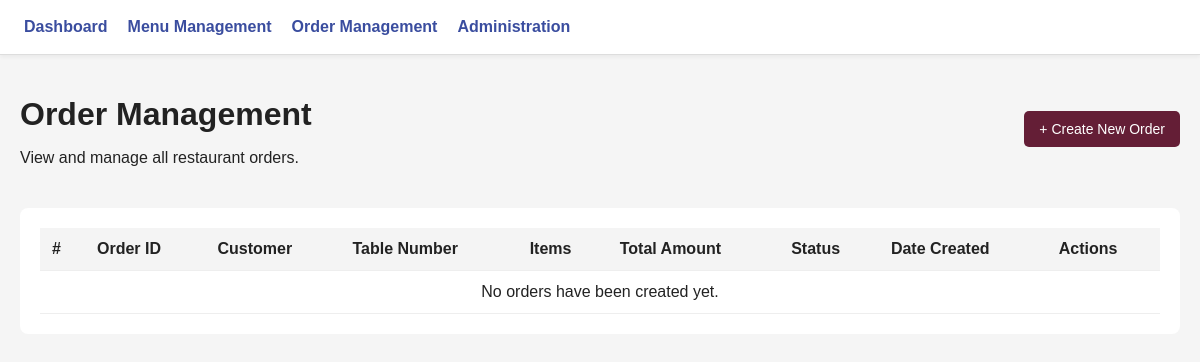
/orders/, run on an earlier commit of the app's database.
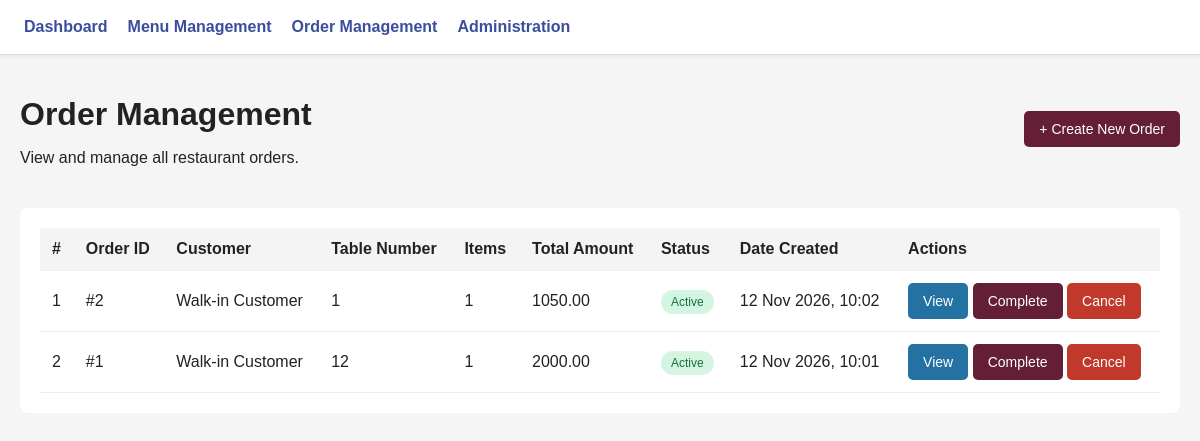
And on a later commit of the database.
### restuarant/models.py (models this page shows, shortened)
class Order(models.Model):
    STATUS_CHOICES = [
        ('ACTIVE', 'Active'),
        ('COMPLETED', 'Completed'),
        ('CANCELLED', 'Cancelled'),
    ]
    customer_name = models.CharField(
        max_length=150,
        default='Walk-in Customer'
    )
    table_number = models.CharField(
        max_length=20,
        blank=True
    )
    status = models.CharField(
        max_length=20,
        choices=STATUS_CHOICES,
        default='ACTIVE'
    )
    created_at = models.DateTimeField(auto_now_add=True)
    updated_at = models.DateTimeField(auto_now=True)
    completed_at = models.DateTimeField(
        null=True,
        blank=True
    )
    @property
    def subtotal(self):
        return sum(
            (item.line_total for item in self.items.all()),
            Decimal('0.00')
        )
    @property
    def total_amount(self):
        return self.subtotal
    class Meta:
        ordering = ['-created_at']

class OrderItem(models.Model):
    order = models.ForeignKey(
        Order,
        on_delete=models.CASCADE,
        related_name='items'
    )
    menu_item = models.ForeignKey(
        MenuItem,
        on_delete=models.PROTECT
    )
    item_name = models.CharField(max_length=150)
    quantity = models.PositiveIntegerField(
        default=1,
        validators=[MinValueValidator(1)]
    )
    unit_price = models.DecimalField(
        max_digits=10,
        decimal_places=2,
        validators=[MinValueValidator(Decimal('0.00'))]
    )
    @property
    def line_total(self):
        return self.quantity * self.unit_price
    class Meta:
        ordering = ['id']
        constraints = [
            models.UniqueConstraint(
                fields=['order', 'menu_item'],
                name='unique_menu_item_per_order'
            )
        ]

### orders/views.py (the view)
# urls.py: path('', views.order_list, name='order_list'),
def order_list(request):
    orders = Order.objects.all().order_by('-created_at')
    context = {
        'orders': orders
    }
    return render(request, 'orders/order_list.html', context)

### orders/templates/orders/order_list.html (shortened to what this page needs)
{% extends 'restaurant/base.html' %}
{% block content %}
<div class="page-header">
    <div>
        <h1>Order Management</h1>
        <p>View and manage all restaurant orders.</p>
    </div>
    <a href="{% url 'create_order' %}" class="btn btn-primary">
        + Create New Order
    </a>
</div>
<div class="table-container">
    <table>
        <thead>
            <tr>
                <th>#</th>
                <th>Order ID</th>
                <th>Customer</th>
                <th>Table Number</th>
                <th>Items</th>
                <th>Total Amount</th>
                <th>Status</th>
                <th>Date Created</th>
                <th>Actions</th>
            </tr>
        </thead>
        <tbody>
            {% for order in orders %}
                <tr>
                    <td>{{ forloop.counter }}</td>
                    <td>#{{ order.id }}</td>
                    <td>{{ order.customer_name }}</td>
                    <td>{{ order.table_number }}</td>
                    <td>{{ order.items.count }}</td>
                    <td>
                        {{ order.total_amount|floatformat:2 }}
                    </td>
                    <td>
                        {% if order.status == 'ACTIVE' %}
                            <span class="status available">
                                Active
                            </span>
                        {% elif order.status == 'COMPLETED' %}
                            <span class="status completed">
                                Completed
                            </span>
                        {% else %}
                            <span class="status unavailable">
                                Cancelled
                            </span>
                        {% endif %}
                    </td>
                    <td>
                        {{ order.created_at|date:"d M Y, H:i" }}
                    </td>
                    <td>
                        <a href="{% url 'order_detail' order.id %}"
                           class="btn btn-edit">
                            View
                        </a>
                        {% if order.status == 'ACTIVE' %}
                            <form method="POST"
                                  action="{% url 'complete_order' order.id %}"
                                  style="display:inline;">
                                <button type="submit"
                                        class="btn btn-primary">
                                    Complete
                                </button>
                            </form>
                            <form method="POST"
                                  action="{% url 'cancel_order' order.id %}"
                                  style="display:inline;">
                                <button type="submit"
                                        class="btn btn-delete"
                                        onclick="return confirm('Are you sure you want to cancel this order?');">
                                    Cancel
                                </button>
                            </form>
                        {% endif %}
                    </td>
                </tr>
            {% empty %}
                <tr>
                    <td colspan="9" style="text-align:center;">
                        No orders have been created yet.
                    </td>
                </tr>
            {% endfor %}
        </tbody>
    </table>
</div>
{% endblock %}

### restuarant/templates/restaurant/base.html (shortened to what this page needs)
{% load static %}
<!DOCTYPE html>
<html lang="en">
<head>
    <link rel="stylesheet" href="{% static 'restuarant/style.css' %}">
</head>
<body>
    <nav class="sidebar-nav">
    <a href="{% url 'dashboard' %}">
        Dashboard
    </a>
    <a href="{% url 'menu_list' %}">
        Menu Management
    </a>
    <a href="{% url 'order_list' %}">
        Order Management
    </a>
    <a href="/admin/">
        Administration
    </a>
</nav>
    <main class="page-content">
        {% block content %}{% endblock %}
    </main>
</body>
</html>

### restuarant/static/restuarant/style.css (style rules this page uses)
body { margin: 0; font-family: Arial, sans-serif; background: #f5f5f5; color: #222; }
.sidebar-nav { display: flex; gap: 20px; padding: 18px 24px; background: #fff; border-bottom: 1px solid #ddd; box-shadow: 0 2px 4px rgba(0, 0, 0, 0.05); }
.sidebar-nav a { color: #3a4d9f; text-decoration: none; font-weight: 600; }
.page-content { padding: 20px; }
.page-header { display: flex; justify-content: space-between; align-items: center; margin-bottom: 25px; gap: 15px; }
.page-header h1 { margin-bottom: 5px; }
.btn { display: inline-block; padding: 10px 15px; border: none; border-radius: 5px; text-decoration: none; cursor: pointer; font-size: 14px; }
.btn-primary { background: #641e36; color: white; }
.btn-edit { background: #2471a3; color: white; }
.btn-delete { background: #c0392b; color: white; }
.table-container { background: white; padding: 20px; border-radius: 8px; overflow-x: auto; }
table { width: 100%; border-collapse: collapse; }
table th, table td { padding: 12px; text-align: left; border-bottom: 1px solid #eee; }
table th { background: #f4f4f4; }
.status { padding: 5px 10px; border-radius: 15px; font-size: 12px; }
.available { background: #d5f5e3; color: #196f3d; }

What changed in the data, as far as the page shows it:
added Order: id "2", customer_name "Walk-in Customer", table_number "1", items.count "1", total_amount "1050.00", status "Active", created_at "12 Nov 2026, 10:02"
added Order: id "1", customer_name "Walk-in Customer", table_number "12", items.count "1", total_amount "2000.00", status "Active", created_at "12 Nov 2026, 10:01"
Also different on the page:
text no longer shown: "No orders have been created yet."
